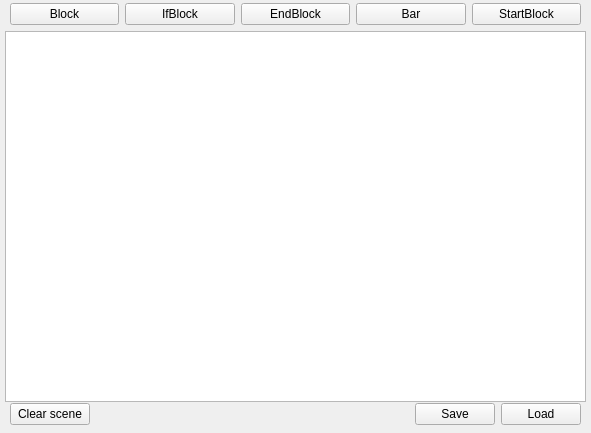
<?xml version="1.0" encoding="UTF-8"?>
<ui version="4.0">
 <class>CreateDiagramForm</class>
 <widget class="QWidget" name="CreateDiagramForm">
  <property name="geometry">
   <rect>
    <x>0</x>
    <y>0</y>
    <width>591</width>
    <height>433</height>
   </rect>
  </property>
  <property name="windowTitle">
   <string>Form</string>
  </property>
  <widget class="QWidget" name="horizontalLayoutWidget">
   <property name="geometry">
    <rect>
     <x>10</x>
     <y>-1</y>
     <width>571</width>
     <height>31</height>
    </rect>
   </property>
   <layout class="QHBoxLayout" name="blocksHorizontalLayout">
    <item>
     <widget class="QPushButton" name="blockButton">
      <property name="text">
       <string>Block</string>
      </property>
     </widget>
    </item>
    <item>
     <widget class="QPushButton" name="ifBlockButton">
      <property name="text">
       <string>IfBlock</string>
      </property>
     </widget>
    </item>
    <item>
     <widget class="QPushButton" name="endBlockButton">
      <property name="text">
       <string>EndBlock</string>
      </property>
     </widget>
    </item>
    <item>
     <widget class="QPushButton" name="barButton">
      <property name="text">
       <string>Bar</string>
      </property>
     </widget>
    </item>
    <item>
     <widget class="QPushButton" name="startBlockButton">
      <property name="text">
       <string>StartBlock</string>
      </property>
     </widget>
    </item>
   </layout>
  </widget>
  <widget class="QWidget" name="horizontalLayoutWidget_2">
   <property name="geometry">
    <rect>
     <x>10</x>
     <y>399</y>
     <width>571</width>
     <height>31</height>
    </rect>
   </property>
   <layout class="QHBoxLayout" name="SaveLoadHorizontalLayout">
    <item>
     <widget class="QPushButton" name="clearSceneButton">
      <property name="text">
       <string>Clear scene</string>
      </property>
     </widget>
    </item>
    <item>
     <spacer name="horizontalSpacer">
      <property name="orientation">
       <enum>Qt::Horizontal</enum>
      </property>
      <property name="sizeHint" stdset="0">
       <size>
        <width>40</width>
        <height>20</height>
       </size>
      </property>
     </spacer>
    </item>
    <item>
     <widget class="QPushButton" name="saveButton">
      <property name="text">
       <string>Save</string>
      </property>
     </widget>
    </item>
    <item>
     <widget class="QPushButton" name="loadButton">
      <property name="text">
       <string>Load</string>
      </property>
     </widget>
    </item>
   </layout>
  </widget>
  <widget class="QGraphicsView" name="mainGraphicsView">
   <property name="geometry">
    <rect>
     <x>5</x>
     <y>31</y>
     <width>581</width>
     <height>371</height>
    </rect>
   </property>
  </widget>
 </widget>
 <resources/>
 <connections/>
</ui>
